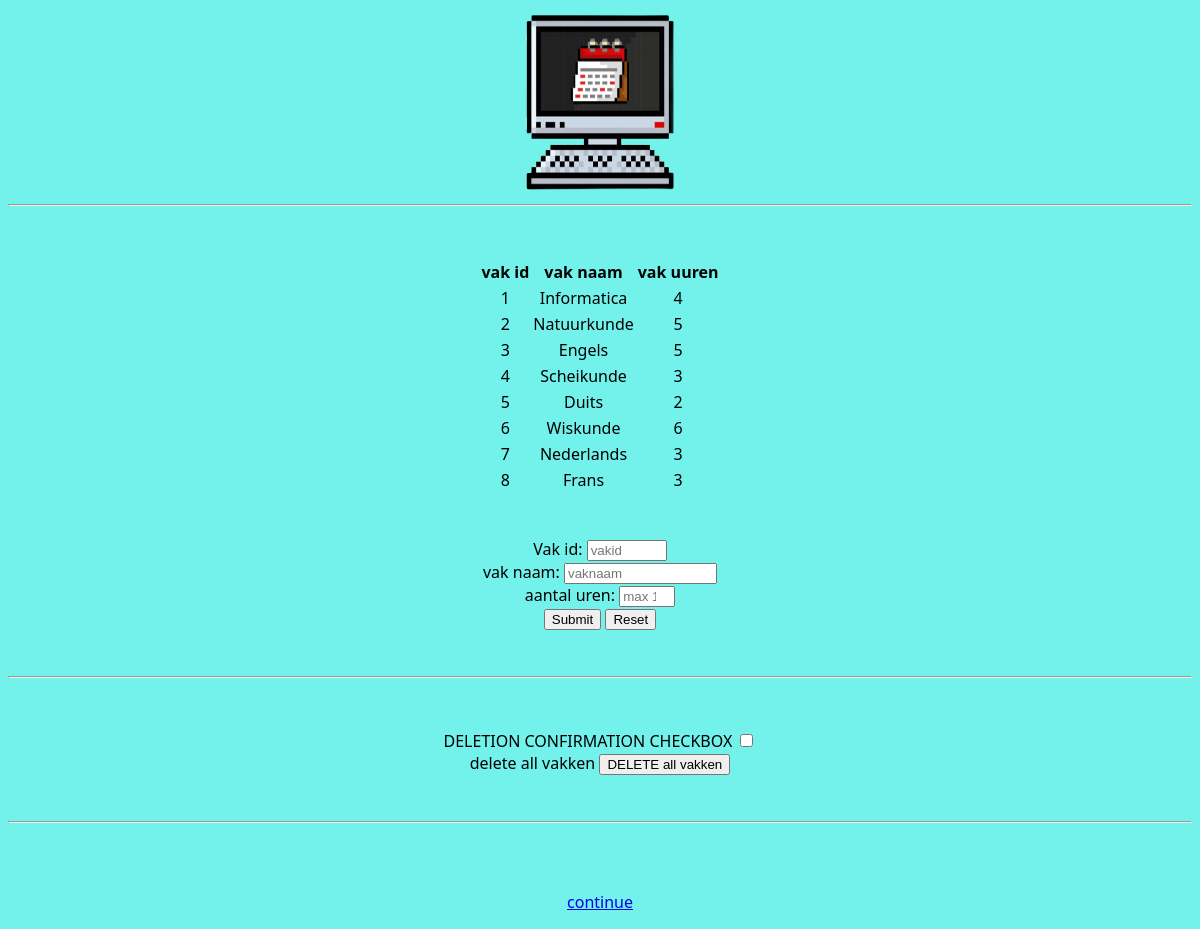
The app's page /vakken, older data.
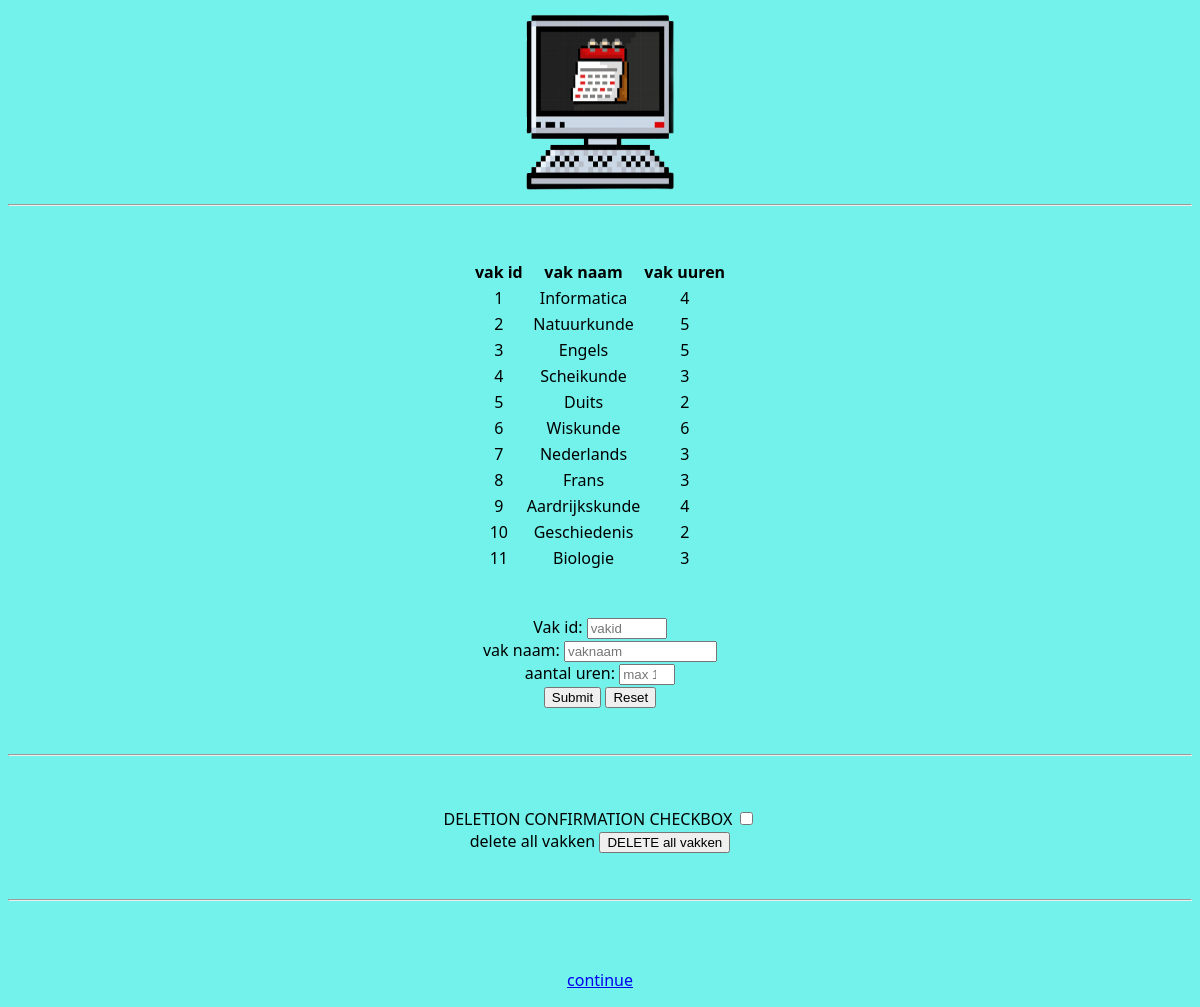
The same page, newer data.
### tables this page shows
CREATE TABLE vakken (
                vakid INTEGER UNIQUE,
                vaknaam TEXT,
                vakuur INTEGER
            );

### app.py (the view)
@app.route('/vakken', methods=['post', 'get'])
def vakken():
    if request.method == 'POST':
        vakid = request.form.get('vakid')
        vaknaam = request.form.get('vaknaam')
        vakuur = request.form.get('vakuur')
        database.update_vakken(vakid, vaknaam, vakuur)
    vakken = database.get_vakken().tolist()
    return render_template("vakken.html", vakken=vakken)

### database.py (called while the page is built)
def get_vakken():
    conn = sqlite3.connect("gegevens.db")
    with conn:
        c = conn.cursor()
        try:
            c.execute("""
                SELECT *
                FROM vakken
            """)
            datalist = c.fetchall()
            data = np.array(datalist)
            print("vakken opgehaalt")
        except:
            print("kon vakken niet ophalen")
        else:
            return data

### templates/vakken.html (shortened to what this page needs)
<!DOCTYPE html>
<html lang="nl">
<head>
    <link rel="stylesheet" type="text/css" href="/static/laad.css">
</head>
<body>
    <a href="/">
        <img src="{{url_for('static', filename='logo website.png')}}" alt="Logo"
            title="The Perfect Schedule-onator 3000" width="150" height="188">
    </a>
    <br>
    <hr>
    <br><br>
    <table style="margin: auto; text-align: center">
        <tr>
            <th>vak id</th>
            <th>vak naam</th>
            <th>vak uuren</th>
        </tr>
        {%for vak in vakken%}
        <tr>
            <td>{{vak[0]}}</td>
            <td>{{vak[1]}}</td>
            <td>{{vak[2]}}</td>
        </tr>
        {%endfor%}
    </table>
    <br><br>
    <form action="/vakken" method="post">
        <label for="vakid">Vak id: </label>
        <input type="number" id="vakid" name="vakid" min="0" max="32767" placeholder="vakid" size="12" required>
        <br>
        <label for="vaknaam"> vak naam:</label>
        <input type="text" id="vaknaam" name="vaknaam" placeholder="vaknaam" size="16" maxlength="16" required>
        <br>
        <label for="vakuur">aantal uren: </label>
        <input type="number" id="vakuur" name="vakuur" min="0" max="10" placeholder="max 10" size="8" required>
        <br>
        <input type="submit" id="dag" name="dag" value="Submit">
        <input type="reset">
    </form>
    <br>
    <hr>
    <br><br>
    <form action="/deletevakken" method="get">
        <label for="delconfirm">DELETION CONFIRMATION CHECKBOX</label>
        <input type="checkbox" value="1" name="delconfirm" id="delconfirm" required><br>
        <label for="deletevakken">delete all vakken</label>
        <input type="submit" id="deletevakken" name="deletevakken" value="DELETE all vakken">
    </form>
    <br>
    <hr>
    <br><br>
    <p>
        <a href="/laadvakken">continue</a>
    </p>
</body>
</html>

### static/laad.css (style rules this page uses)
body { background-color: #72F2EB ; font-family: 'Segoe UI', Tahoma, Geneva, Verdana, sans-serif; text-align: center; }

Row changes from the older to the newer data that the page shows:
added vakken: vakid "9", vaknaam "Aardrijkskunde", vakuur "4"
added vakken: vakid "10", vaknaam "Geschiedenis", vakuur "2"
added vakken: vakid "11", vaknaam "Biologie", vakuur "3"
